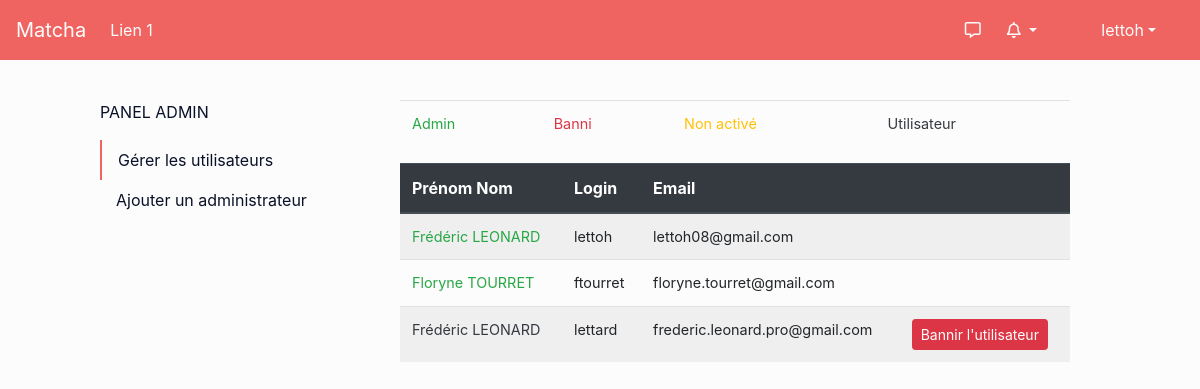
The app's page /index.php/Admin (signed in) with its own data.
### tables this page shows
CREATE TABLE `users` (
  `user_id` int(11) NOT NULL,
  `firstname` varchar(255) NOT NULL,
  `lastname` varchar(255) NOT NULL,
  `user_birthdate` date DEFAULT NULL,
  `user_gender_id` int(11) NOT NULL DEFAULT '3',
  `user_orientation_id` int(11) NOT NULL DEFAULT '4',
  `login` varchar(255) NOT NULL,
  `email` varchar(255) NOT NULL,
  `biography` varchar(255) DEFAULT NULL,
  `path_profile_picture` varchar(255) DEFAULT NULL,
  `last_connexion` timestamp NOT NULL DEFAULT CURRENT_TIMESTAMP,
  `password` varchar(255) DEFAULT NULL,
  `admin` tinyint(1) NOT NULL DEFAULT '0',
  `notif` tinyint(1) NOT NULL DEFAULT '1',
  `enabled` tinyint(1) NOT NULL DEFAULT '0',
  `token` varchar(255) DEFAULT NULL,
  `token_expiration` timestamp NULL DEFAULT NULL
);

### config/controller.php (called while the page is built, shortened)
<?php
class Controller
{
	private $_vars = array();
    function set($data)
    {
        $this->_vars = array_merge($this->_vars, $data);
    }
    function render($filename)
    {
        extract($this->_vars);
        require(ROOT . 'views/' . $filename . '.php');
    }
    function loadView($filename, $data = NULL)
    {
        $this->render($filename);
    }
    function loadModel($name)
    {
        $this->$name = new $name();
	}
}

### controllers/Admin.php (called while the page is built, shortened)
<?php
Class Admin extends Controller{
    public function index(){
        $data = array();
        $this->loadModel('Admin_model');
        $data['users'] = $this->Admin_model->get_users();
        $this->loadView('Base/header_view');
        $this->loadView('Base/navbar_view');
        $this->loadView('Admin/index_view', $data);
        $this->loadView('Base/footer_view');
    }
}
?>

### config/model.php (called while the page is built, shortened)
<?php
require_once ('Database.php');
Class Model{
    public function __construct()
    {
        $database = new Database();
        $this->db = $database->openConnection();
    }
}
?>

### config/database.php (called while the page is built, shortened)
<?php
class Database
{
    private $_serverdb = 'mysql:host=172.20.0.2;dbname=matcha';
    private $_server = 'mysql:host=172.20.0.2';
    private $_user = 'root';
    private $_password = 'root';
    private $options = array(
        PDO::ATTR_ERRMODE => PDO::ERRMODE_EXCEPTION,
        PDO::ATTR_DEFAULT_FETCH_MODE => PDO::FETCH_ASSOC,
        PDO::MYSQL_ATTR_INIT_COMMAND => 'SET NAMES utf8'
    );
    public function openConnection()
    {
        try {
            $this->connexion = new PDO($this->_server, $this->_user, $this->_password, $this->options);
            $req = $this->connexion->prepare("CREATE DATABASE IF NOT EXISTS `matcha`;");
            $req->execute();
        } catch (PDOException $e) {
            echo "There is some problem in connection: " . $e->getMessage();
        }
        try {
            $this->conn = new PDO($this->_serverdb, $this->_user, $this->_password, $this->options);
            return $this->conn;
        } catch (PDOException $e) {
            echo "There is some problem in connection: " . $e->getMessage();
        }
    }
}

### models/Admin_model.php (called while the page is built, shortened)
<?php
Class Admin_model extends Model
{
    public function get_users(){
        $req = $this->db->prepare("SELECT * FROM `users` WHERE 1 ORDER BY `admin` DESC");
        $req->execute();
        return ($req->fetchAll());
    }
}
?>

### views/Admin/index_view.php (the view, shortened to what this page needs)
<div class="gestion_user">
    <div class="row">
        <div class="col-md-3 offset-md-1">
            <aside class="menu">
                <p class="menu-label">
                    Panel admin
                </p>
                <nav class="nav flex-column">
                    <a class="nav-link active" onclick="display_users()" id="display_users">Gérer les utilisateurs</a>
                    <a class="nav-link" onclick="display_admin()" id="display_admin">Ajouter un administrateur</a>
                </nav>
            </aside>
        </div>
        <div class="col-md-7">
            <div class="container-users" id="users">
                <table class="table">
                    <td class="text-success">Admin</td>
                    <td class="text-danger">Banni</td>
                    <td class="text-warning">Non activé</td>
                    <td class="text-dark">Utilisateur</td>
                </table>
                <table class="table table-striped table-hover">
                    <thead class="thead-dark">
                        <th scope="col">Prénom Nom</th>
                        <th scope="col">Login</th>
                        <th scope="col">Email</th>
                        <th scope="col"></th>
                    </thead>
                    <tbody>
                    <?php
                        foreach($users as $user){
                            if($user['admin'] == 1)
                                echo '<tr id="tr_'.$user['user_id'].'">
                                <td id="name_'.$user['user_id'].'" class="text-success">'.$user['firstname'].' '.$user['lastname'].'</td>
                                <td>'.$user['login'].'</td>
                                <td class="email">'.$user['email'].'</td>
                                <td id="button_'.$user['user_id'].'"></td>
                                </tr>';
                            else if($user['enabled'] == -1)
                                echo '<tr id="tr_'.$user['user_id'].'">
                                <td id="name_'.$user['user_id'].'" class="text-danger">'.$user['firstname'].' '.$user['lastname'].'</td>
                                <td>'.$user['login'].'</td>
                                <td class="email">'.$user['email'].'</td>
                                <td id="button_'.$user['user_id'].'"><button class="btn btn-sm btn-warning" onclick="unban(\''.$user['user_id'].'\' , \''.$user['enabled'].'\' , \''.$user['admin'].'\')">Autoriser l\'utilisateur</button></td>
                                </tr>';
                            else if($user['enabled'] == 0)
                                echo '<tr id="tr_'.$user['user_id'].'">
                                <td id="name_'.$user['user_id'].'" class="text-warning">'.$user['firstname'].' '.$user['lastname'].'</td>
                                <td>'.$user['login'].'</td>
                                <td class="email">'.$user['email'].'</td>
                                <td id="button_'.$user['user_id'].'"><button class="btn btn-sm btn-danger" onclick="ban(\''.$user['user_id'].'\' , \''.$user['enabled'].'\' , \''.$user['admin'].'\')">Bannir l\'utilisateur</button></td>
                                </tr>';
                            else
                                echo '<tr id="tr_'.$user['user_id'].'">
                                <td id="name_'.$user['user_id'].'" class="text-dark">'.$user['firstname'].' '.$user['lastname'].'</td>
                                <td>'.$user['login'].'</td>
                                <td class="email">'.$user['email'].'</td>
                                <td id="button_'.$user['user_id'].'"><button class="btn btn-sm btn-danger" onclick="ban(\''.$user['user_id'].'\' , \''.$user['enabled'].'\' , \''.$user['admin'].'\')">Bannir l\'utilisateur</button></td>
                                </tr>';
                        }
                    ?>
                    </tbody>
                </table>
            </div>
        </div>
    </div>
</div>

### index.php (shortened to what this page needs)
<?php
require ROOT . 'Config/model.php';
require ROOT . 'Config/controller.php';
preg_match('/^(.*)$/', $_SERVER["PATH_INFO"], $matches);
$params = array_slice(explode('/', $matches[1]), 1);
$controller = isset($params[0]) && !empty($params[0]) ? $params[0] : 'Accueil';
$method = isset($params[1]) && !empty($params[1]) ? $params[1] : 'index';
if (file_exists('controllers/' . $controller . '.php')) {
	$controller = new $controller();
    if (method_exists($controller, $method)) {
        if (!empty($argv))
            $controller->$method($argv);
        else
            $controller->$method();
    } else {
        include '404.php';
    }
} else {
    include '404.php';
}

### views/Base/header_view.php (shortened to what this page needs)
<!DOCTYPE html>
<html lang="fr">
<head>
    <link rel="stylesheet" href="https://stackpath.bootstrapcdn.com/bootstrap/4.3.1/css/bootstrap.min.css">
    <link rel="stylesheet" href="/assets/css/rcrop.min.css">
    <link rel="stylesheet" href="https://cdn.jsdelivr.net/npm/bootstrap-select@1.13.9/dist/css/bootstrap-select.min.css">
    <link href="https://cdnjs.cloudflare.com/ajax/libs/select2/4.0.7/css/select2.min.css" rel="stylesheet" />
    <link rel="stylesheet" href="/assets/css/master.css">
    <link rel="stylesheet" href="/assets/css/style.css">
    <link rel="stylesheet" href="https://use.fontawesome.com/releases/v5.8.1/css/all.css">
</head>
<body class="has-navbar-fixed-top">

### views/Base/navbar_view.php (shortened to what this page needs)
<nav class="navbar navbar-expand-lg navbar-dark bg-dark">
  <a class="navbar-brand" href="/index.php">Matcha</a>
  <div class="collapse navbar-collapse" id="navbarSupportedContent">
    <ul class="navbar-nav mr-auto">
		  <li class="nav-item">
	        <a class="nav-link" href="#">Lien 1</a>
	      </li>
    </ul>
    <?php if (isset($_SESSION['user'])){?>
    <ul class="navbar-nav ml-auto notification" id="notif-icon" style="padding-right: 10px!important;">
        <li class="nav-item">
            <a class="nav-link chat" href="/index.php/Chat"><i class="far fa-comment-alt"></i></a>
        </li>
	      <li class="nav-item dropdown" id="notif-content">
	        <a class="nav-link dropdown-toggle" href="#" id="navbarDropdown" role="button" data-toggle="dropdown" aria-haspopup="true" aria-expanded="false">
				    <i class="far fa-bell"></i>
	        </a>
			</li>
    </ul>
    <?php } ?>
	  <ul class="navbar-nav ml-auto" style="margin-left: 0!important; margin-right: 20px;">
    <?php if (isset($_SESSION['user'])){?>
	        <a class="nav-link dropdown-toggle nav-login" href="#" id="navbarDropdown" role="button" data-toggle="dropdown" aria-haspopup="true" aria-expanded="false">
            <?php if (!empty($_SESSION['user']['path_profile_picture'])){?>
                <div style='float:left; background-image: url("/<?php echo $_SESSION['user']['path_profile_picture']?>"); background-size: cover; background-position: 50% 50%; border-radius: 100%; height: 28px; width: 28px; margin-right:10px;'>
            <?php }else{ ?>
                <div style='float:left; background-image: url("/assets/img/avatar.png"); background-size: cover; border-radius: 100%; background-position: 50% 50%; height: 28px; width: 28px; margin-right:10px;'>
            <?php } ?>
            </div>
            <span><?php echo $_SESSION['user']['login'];?></span></a>
    <?php } ?>
    </ul>
  </div>
</nav>

### views/Base/footer_view.php
</body>
</html>

### assets/css/master.css (style rules this page uses)
body { background-color: #FCFCFC; position: relative; padding-bottom: 40px; }
a { text-decoration: none!important; }
td { font-size: .9rem; }
.navbar.navbar-expand-lg.navbar-dark.bg-dark { background-color: #EF6461 !important; }
.navbar-dark .navbar-brand { color: #FCFCFC; }
.nav-login { line-height: 28px; vertical-align: middle; }
.nav-link { cursor: pointer; color: #0A1128 !important; }
.navbar-dark .navbar-nav .nav-link { color: #FCFCFC !important; }
.nav-link.active { border-left: 2px solid #EF6461; }
.chat { margin-right: 10px; }
.menu-label { text-transform: uppercase; color: #0A1128; }
.row { width: 100%; }

### assets/css/style.css (style rules this page uses)
.gestion_user { margin-top: 5vh; }
td.email { word-break: break-all; }

### records on screen
users: firstname "Frédéric", lastname "LEONARD", login "lettoh", email "lettoh08@gmail.com"
users: firstname "Floryne", lastname "TOURRET", login "ftourret", email "floryne.tourret@gmail.com"
users: firstname "Frédéric", lastname "LEONARD", login "lettard", email "frederic.leonard.pro@gmail.com"

### other values on screen
$_SESSION['user']['login'] "lettoh"
